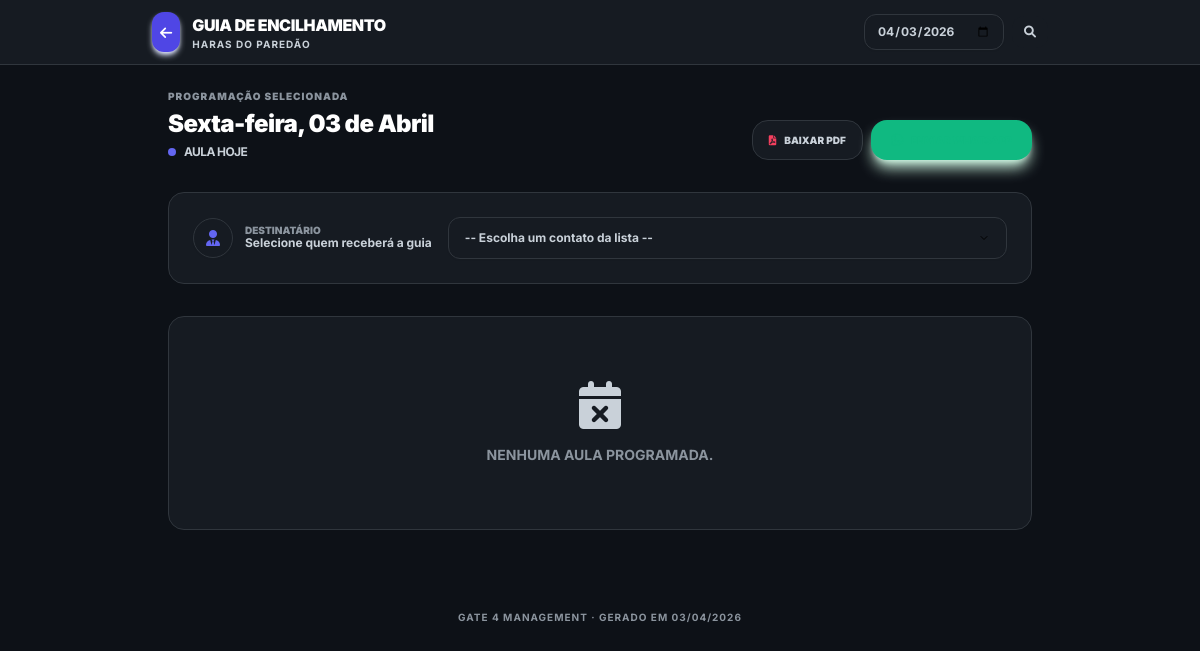
Before: /encilhamento/ (signed in) with the older database file.
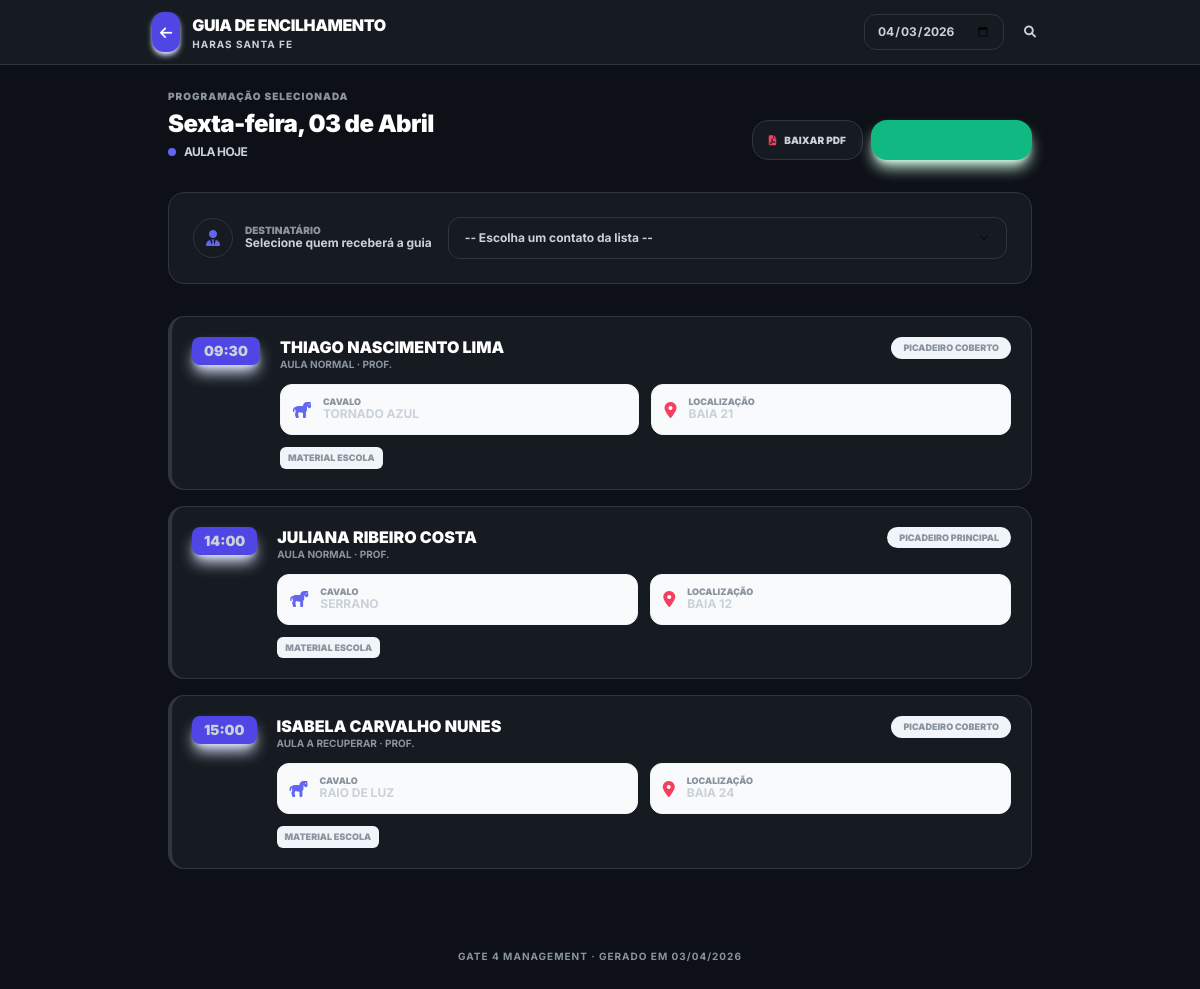
After: the same page with the newer database file.
### gateagora/models.py (models this page shows, shortened)
class Empresa(models.Model):
    nome = models.CharField(max_length=100)
    logo = models.ImageField(upload_to='logos/', null=True, blank=True)
    cnpj = models.CharField(max_length=18, blank=True, null=True, help_text="CNPJ da Unidade")
    cidade = models.CharField(max_length=100, default="Cidade Exemplo")
    slug = models.SlugField(
        unique=True,
        help_text="Identificador único na URL (ex: haras-santa-fe)"
    )
    class Meta:
        indexes = [models.Index(fields=["slug"])]

class Aula(models.Model):
    LOCAIS_CHOICES = [
        ('picadeiro_1', 'Picadeiro Principal'),
        ('picadeiro_2', 'Picadeiro Coberto'),
        ('pista_salto', 'Pista de Salto'),
    ]
    empresa = models.ForeignKey(Empresa, on_delete=models.CASCADE)
    TIPO_AULA_CHOICES = [('NORMAL', 'Aula Normal'), ('RECUPERAR', 'Aula a Recuperar')]
    aluno = models.ForeignKey(Aluno, on_delete=models.CASCADE, related_name='aulas')
    cavalo = models.ForeignKey(Cavalo, on_delete=models.CASCADE, related_name='aulas')
    instrutor = models.ForeignKey(
        Perfil,
        on_delete=models.SET_NULL,
        null=True, blank=True,
        related_name='aulas_ministradas',
        limit_choices_to={'cargo': 'Professor'}
    )
    data_hora = models.DateTimeField(db_index=True)
    local = models.CharField(max_length=20, choices=LOCAIS_CHOICES, default='picadeiro_1')
    tipo = models.CharField(max_length=15, choices=TIPO_AULA_CHOICES, default='NORMAL')
    concluida = models.BooleanField(default=False)
    relatorio_treino = models.TextField(blank=True)
    class Meta:
        ordering = ["data_hora"]
        indexes = [models.Index(fields=["empresa", "data_hora"])]

class Aluno(models.Model):
    empresa = models.ForeignKey(Empresa, on_delete=models.CASCADE)
    nome = models.CharField(max_length=200)
    telefone = models.CharField(
        max_length=20,
        help_text="Formato sugerido: 5511999999999",
        default="",
        validators=[RegexValidator(r'^\+?\d{10,15}$', 'Telefone deve estar no formato internacional, ex: 5511999999999')]
    )
    foto = models.ImageField(upload_to='alunos/', null=True, blank=True)
    ativo = models.BooleanField(default=True)
    valor_aula = models.DecimalField(max_digits=10, decimal_places=2, default=Decimal('150.00'))
    class Meta:
        ordering = ['nome']
        indexes = [models.Index(fields=["empresa", "nome"])]
    plano = models.ForeignKey(
        'Plano',
        on_delete=models.SET_NULL,
        null=True,
        blank=True,
        verbose_name="Plano Contratado"
    )

class Cavalo(models.Model):
    CATEGORIA_CHOICES = [
        ('PROPRIO', 'Próprio (Escola)'),
        ('HOTELARIA', 'Hotelaria (Particular)'),
    ]
    STATUS_SAUDE_CHOICES = [
        ('Saudável', 'Saudável'),
        ('Alerta', 'Alerta'),
        ('Doente', 'Doente'),
        ('Tratamento', 'Em Tratamento'),
    ]
    LOCAL_DORMIDA = [
        ('BAIA', 'Dorme na Baia'),
        ('PIQUETE', 'Dorme no Piquete'),
    ]
    RACA_CHOICES = [
        ('mang_marchador', 'Mangalarga Marchador'),
        ('quarto_milha', 'Quarto de Milha'),
        ('psl', 'Puro Sangue Lusitano'),
        ('crioulo', 'Crioulo'),
        ('hipismo', 'Cavalo de Hipismo (BH)'),
        ('srd', 'Sem Raça Definida'),
    ]
    ATIVIDADE_CHOICES = [
        ('0.018', 'Leve (Passeio/Aposentado)'),
        ('0.025', 'Moderada (Escola/Aulas)'),
        ('0.035', 'Intensa (Salto/Competição)'),
    ]
    USA_FERRADURA_CHOICES = [
        ('SIM', 'Ferrado (Usa Ferradura)'),
        ('NAO', 'Descalço (Apenas Casqueamento)'),
    ]
    empresa = models.ForeignKey(Empresa, on_delete=models.CASCADE)
    nome = models.CharField(max_length=100)
    categoria = models.CharField(max_length=20, choices=CATEGORIA_CHOICES, default='PROPRIO')
    status_saude = models.CharField(max_length=20, choices=STATUS_SAUDE_CHOICES, default='Saudável')
    onde_dorme = models.CharField(max_length=10, choices=LOCAL_DORMIDA, default='BAIA')
    foto = models.ImageField(upload_to='cavalos/', null=True, blank=True)
    raca = models.CharField(max_length=25, choices=RACA_CHOICES, default='srd')
    peso = models.FloatField(
        default=450.0,
        validators=[MinValueValidator(100)],
        help_text="Peso aproximado para cálculo de ração"
    )
    fator_atividade = models.CharField(max_length=10, choices=ATIVIDADE_CHOICES, default='0.025')
    tipo_sela = models.CharField(max_length=100, blank=True, help_text="Ex: Sela Salto Americana")
    tipo_cabecada = models.CharField(max_length=100, blank=True, help_text="Ex: Cabeçada com Freio D")
    material_proprio = models.BooleanField(default=False, help_text="Marque se o material for exclusivo do proprietário")
    baia = models.OneToOneField(Baia, on_delete=models.SET_NULL, null=True, blank=True)
    piquete = models.ForeignKey(Piquete, on_delete=models.SET_NULL, null=True, blank=True)
    proprietario = models.ForeignKey(
        Aluno,
        on_delete=models.CASCADE,
        related_name='cavalos',
        help_text="Se for Próprio, vincular ao gestor ou escola"
    )
    ultima_vacina = models.DateField(null=True, blank=True)
    ultimo_ferrageamento = models.DateField(null=True, blank=True)
    ultimo_vermifugo = models.DateField(null=True, blank=True)
    ultimo_casqueamento = models.DateField(null=True, blank=True)
    usa_ferradura = models.CharField(
        max_length=3,
        choices=USA_FERRADURA_CHOICES,
        default='NAO',
        verbose_name="Usa Ferradura?"
    )
    racao_tipo = models.CharField(max_length=100, blank=True, help_text="Ex: Guabi Equi-S")
    racao_qtd_manha = models.CharField(max_length=50, blank=True, help_text="Ex: 2kg")
    racao_qtd_noite = models.CharField(max_length=50, blank=True, help_text="Ex: 2kg")
    feno_tipo = models.CharField(max_length=100, blank=True, default="Coast Cross")
    feno_qtd = models.CharField(max_length=100, blank=True, default="À vontade")
    complemento_nutricional = models.TextField(blank=True)
    mensalidade_baia = models.DecimalField(max_digits=10, decimal_places=2, default=Decimal('1000.00'))
    class Meta:
        ordering = ['nome']
        indexes = [
            models.Index(fields=["empresa", "status_saude"]),
            models.Index(fields=["empresa", "categoria"]),
        ]

class Baia(models.Model):
    empresa = models.ForeignKey(Empresa, on_delete=models.CASCADE)
    numero = models.CharField(max_length=10)
    status = models.CharField(
        max_length=20,
        choices=[('Livre', 'Livre'), ('Ocupada', 'Ocupada')],
        default='Livre'
    )
    class Meta:
        constraints = [
            models.UniqueConstraint(fields=['empresa', 'numero'], name='uq_baia_empresa_numero')
        ]
        indexes = [models.Index(fields=["empresa", "status"])]

### gateagora/views.py (the view)
# urls.py: path('encilhamento/',          views.encilhamento,          name='encilhamento'),
@login_required
def encilhamento(request):
    empresa  = request.empresa
    if empresa is None:
        try:
            empresa = request.user.perfil.empresa
        except:
            empresa = None
    data_str = request.GET.get('data', '')
    contatos_funcionarios = []
    funcionarios = (
        Perfil.objects
        .filter(empresa=empresa)
        .select_related('user')
        .order_by('user__first_name')
    )
    for f in funcionarios:
        fone_cru = getattr(f, 'telefone', '') or ''
        telefone = ''.join(filter(str.isdigit, str(fone_cru)))
        if telefone:
            nome_completo = f.user.get_full_name() or f.user.username
            contatos_funcionarios.append({
                "nome":     f"{nome_completo} (Cavalariço)",
                "telefone": telefone,
            })
    contatos_clientes = []
    alunos = Aluno.objects.filter(empresa=empresa).order_by('nome')
    for a in alunos:
        fone_cru = a.telefone or ''
        telefone = ''.join(filter(str.isdigit, str(fone_cru)))
        if telefone:
            contatos_clientes.append({
                "nome":     a.nome,
                "telefone": telefone,
            })
    aulas, data_selecionada = _get_aulas_encilhamento(empresa, data_str)
    context = {
        "brand_name":            BRAND_NAME,
        "empresa":               empresa,
        "aulas":                 aulas,
        "data_selecionada":      data_selecionada,
        "contatos_funcionarios": contatos_funcionarios,
        "contatos_clientes":     contatos_clientes,
        "force_light_theme":     True,
    }
    return render(request, "gateagora/encilhamento.html", context)

### gateagora/templates/gateagora/encilhamento.html (shortened to what this page needs)
{% load static %}
<!DOCTYPE html>
<html lang="pt-br">
<head>
  <script src="https://cdn.tailwindcss.com"></script>
  <link rel="stylesheet" href="https://cdnjs.cloudflare.com/ajax/libs/font-awesome/6.0.0/css/all.min.css"/>
  <link rel="stylesheet" href="{% static 'css/themes.css' %}">
</head>
<body class="pb-12">
<nav class="glass sticky top-0 z-50 px-5 py-3 mb-6">
  <div class="max-w-4xl mx-auto flex justify-between items-center">
    <div class="flex items-center gap-3">
      <a href="{% url 'dashboard' %}" class="bg-indigo-600 hover:bg-indigo-700 p-2 rounded-xl transition shadow-md shadow-indigo-100">
        <i class="fa-solid fa-arrow-left text-white text-sm"></i>
      </a>
      <div>
        <h1 class="text-base font-black text-slate-900 uppercase tracking-tight">Guia de Encilhamento</h1>
        <p class="text-[10px] text-indigo-600 font-bold uppercase tracking-widest">{{ empresa.nome }}</p>
      </div>
    </div>
    <form method="get" class="flex items-center gap-2">
      <input type="date" name="data" value="{{ data_selecionada|date:'Y-m-d' }}"
             class="bg-white border border-slate-200 text-slate-900 text-xs rounded-xl px-3 py-2 focus:outline-none focus:border-indigo-500 shadow-sm font-bold"/>
      <button type="submit" class="bg-slate-900 hover:bg-slate-800 text-white text-xs font-bold px-3 py-2 rounded-xl transition">
        <i class="fa-solid fa-magnifying-glass"></i>
      </button>
    </form>
  </div>
</nav>
<div class="max-w-4xl mx-auto px-4">
  <div class="flex flex-col sm:flex-row justify-between items-end gap-4 mb-8">
    <div>
      <p class="text-[10px] text-slate-400 uppercase font-black tracking-widest mb-1">Programação selecionada</p>
      <h2 class="text-2xl font-black text-slate-900 tracking-tight">{{ data_selecionada|date:"l, d \d\e F"|capfirst }}</h2>
      <div class="flex items-center gap-2 mt-1">
          <span class="w-2 h-2 bg-indigo-500 rounded-full animate-pulse"></span>
          <p class="text-xs text-indigo-600 font-bold uppercase tracking-tighter">{{ total_aulas }} aula{{ total_aulas|pluralize }} hoje</p>
      </div>
    </div>
    <div class="flex gap-2">
      <a href="{% url 'encilhamento_pdf' %}?data={{ data_selecionada|date:'Y-m-d' }}" target="_blank"
         class="flex items-center gap-2 bg-white text-slate-700 border border-slate-200 px-4 py-2.5 rounded-2xl text-[10px] font-black uppercase transition hover:bg-slate-50">
        <i class="fa-solid fa-file-pdf text-rose-500"></i> Baixar PDF
      </a>
      <a href="#"
        onclick="
          const select = document.getElementById('input-tel');
          const tel = select.value.replace(/\D/g, '');
          if (!tel) {
            alert('Por favor, selecione um contato da lista.');
            return false;
          }
          window.location.href = '{% url 'encilhamento_whatsapp' %}?data={{ data_selecionada|date:'Y-m-d' }}&telefone=' + tel;
          return false;
        "
        class="flex items-center gap-2 bg-emerald-500 text-white px-5 py-2.5 rounded-2xl text-[10px] font-black uppercase transition hover:bg-emerald-600 shadow-lg shadow-emerald-100">
        <i class="fa-brands fa-whatsapp text-sm"></i> Enviar WhatsApp
      </a>
    </div>
  </div>
  <div class="card p-6 mb-8 border-indigo-100 bg-indigo-50/30">
    <div class="flex flex-col md:flex-row md:items-center gap-4">
      <div class="flex items-center gap-3">
        <div class="w-10 h-10 bg-white rounded-full flex items-center justify-center border border-indigo-100 shadow-sm">
            <i class="fa-solid fa-user-tie text-indigo-500"></i>
        </div>
        <div>
            <p class="text-[10px] text-slate-400 font-black uppercase leading-none">Destinatário</p>
            <p class="text-xs font-bold text-slate-700">Selecione quem receberá a guia</p>
        </div>
      </div>
      <div class="flex-1">
        <select id="input-tel"
                class="bg-white border border-slate-200 text-slate-900 text-xs font-bold rounded-xl px-4 py-3 w-full focus:outline-none focus:border-indigo-500 shadow-sm transition">
          <option value="">-- Escolha um contato da lista --</option>
        </select>
      </div>
    </div>
  </div>
  {% if aulas %}
  <div class="grid grid-cols-1 gap-4">
    {% for aula in aulas %}
    <div class="aula-card card p-5 flex gap-5 {% if aula.concluida %}opacity-60 grayscale{% endif %}">
      <div class="flex flex-col items-center">
        <span class="bg-indigo-600 text-white text-sm font-black px-3 py-1 rounded-lg shadow-lg shadow-indigo-100">
          {{ aula.data_hora|date:"H:i" }}
        </span>
      </div>
      <div class="flex-1">
        <div class="flex justify-between items-start mb-3">
          <div>
            <h3 class="font-black text-slate-900 text-base uppercase leading-tight">{{ aula.aluno.nome }}</h3>
            <p class="text-[10px] text-slate-500 font-bold uppercase">
                {{ aula.get_tipo_display }} {% if aula.instrutor %}· Prof. {{ aula.instrutor.user.first_name }}{% endif %}
            </p>
          </div>
          <span class="text-[9px] font-black px-3 py-1 rounded-full uppercase bg-slate-100 text-slate-500">
            {{ aula.get_local_display }}
          </span>
        </div>
        <div class="grid grid-cols-1 sm:grid-cols-2 gap-3">
          <div class="flex items-center gap-3 p-3 bg-slate-50 rounded-xl border border-slate-100">
            <i class="fa-solid fa-horse text-indigo-500"></i>
            <div>
                <p class="text-[9px] text-slate-400 font-black uppercase leading-none">Cavalo</p>
                <p class="text-xs font-bold text-slate-900 uppercase">{{ aula.cavalo.nome }}</p>
            </div>
          </div>
          <div class="flex items-center gap-3 p-3 bg-slate-50 rounded-xl border border-slate-100">
            <i class="fa-solid fa-location-dot text-rose-500"></i>
            <div>
                <p class="text-[9px] text-slate-400 font-black uppercase leading-none">Localização</p>
                <p class="text-xs font-bold text-slate-900 uppercase">
                    {% if aula.cavalo.baia %}Baia {{ aula.cavalo.baia.numero }}
                    {% elif aula.cavalo.piquete %}Piquete: {{ aula.cavalo.piquete.nome }}
                    {% else %}N/D{% endif %}
                </p>
            </div>
          </div>
        </div>
        <div class="mt-3 flex items-center gap-2">
            {% if aula.cavalo.material_proprio %}
                <span class="text-[9px] font-black uppercase bg-amber-50 text-amber-600 border border-amber-200 px-2 py-1 rounded-md">
                    <i class="fa-solid fa-lock mr-1"></i> Material Próprio
                </span>
            {% else %}
                <span class="text-[9px] font-black uppercase bg-slate-100 text-slate-500 px-2 py-1 rounded-md">
                    Material Escola
                </span>
            {% endif %}
        </div>
      </div>
    </div>
    {% endfor %}
  </div>
  {% else %}
  <div class="card p-16 text-center">
    <i class="fa-solid fa-calendar-xmark text-5xl text-slate-200 mb-4"></i>
    <p class="text-slate-400 font-bold uppercase text-sm">Nenhuma aula programada.</p>
  </div>
  {% endif %}
</div>
<footer class="mt-12 py-8 text-center">
    <p class="text-[10px] text-slate-400 font-bold uppercase tracking-widest">
        Gate 4 Management · Gerado em {{ data_selecionada|date:"d/m/Y" }}
    </p>
</footer>
</body>
</html>

Changed rows visible on the page:
removed Empresa: nome "HARAS DO PAREDÃO"
added Empresa: nome "HARAS SANTA FE"
added Aula: data_hora "09:30", aluno.nome "THIAGO NASCIMENTO LIMA", tipo "AULA NORMAL", local "PICADEIRO COBERTO", cavalo.nome "TORNADO AZUL", cavalo.baia.numero "21", shows "MATERIAL ESCOLA"
added Aula: data_hora "14:00", aluno.nome "JULIANA RIBEIRO COSTA", tipo "AULA NORMAL", local "PICADEIRO PRINCIPAL", cavalo.nome "SERRANO", cavalo.baia.numero "12", shows "MATERIAL ESCOLA"
added Aula: data_hora "15:00", aluno.nome "ISABELA CARVALHO NUNES", tipo "AULA A RECUPERAR", local "PICADEIRO COBERTO", cavalo.nome "RAIO DE LUZ", cavalo.baia.numero "24", shows "MATERIAL ESCOLA"
Other visible differences:
text no longer shown: "NENHUMA AULA PROGRAMADA."
